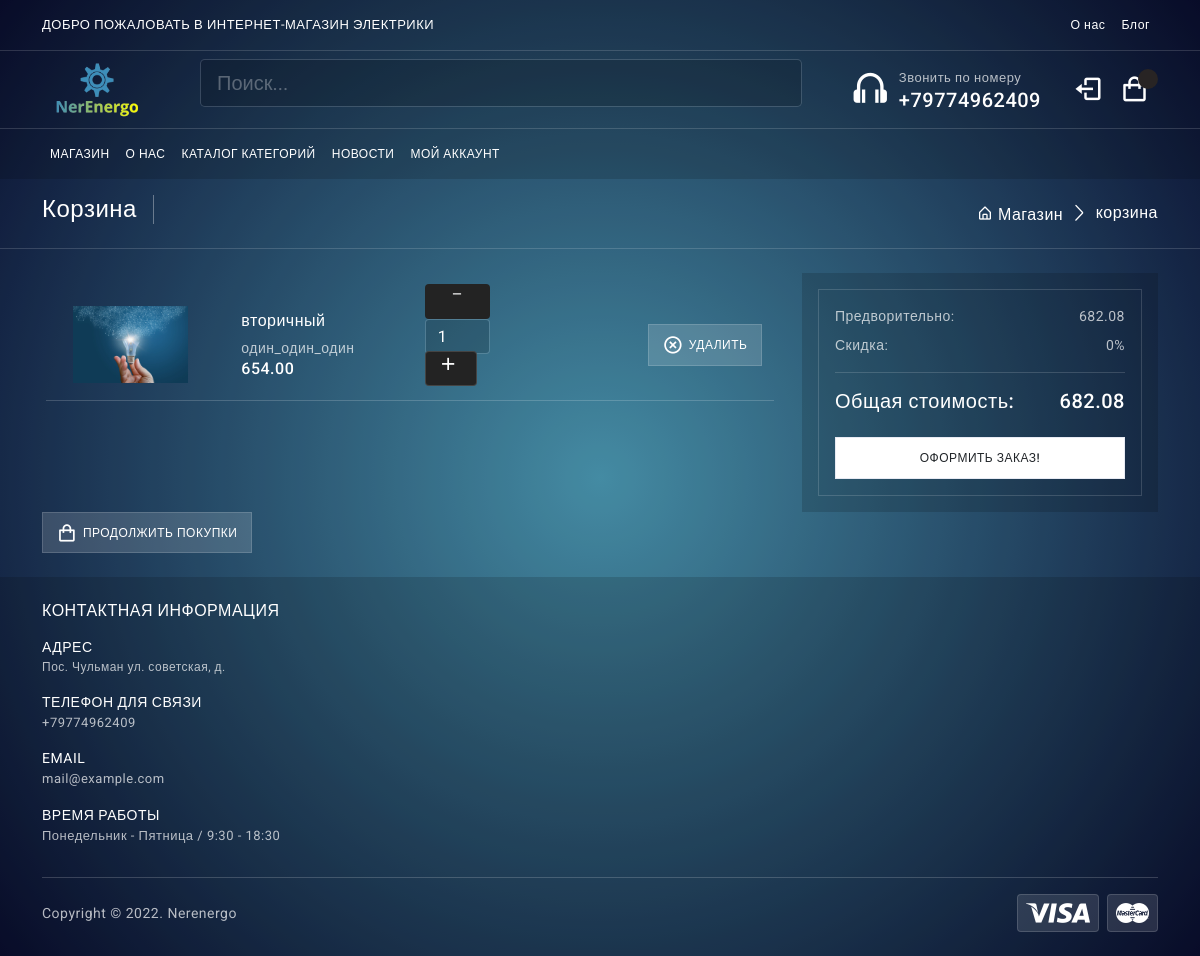
The app's page /cart/ (signed in), older data.
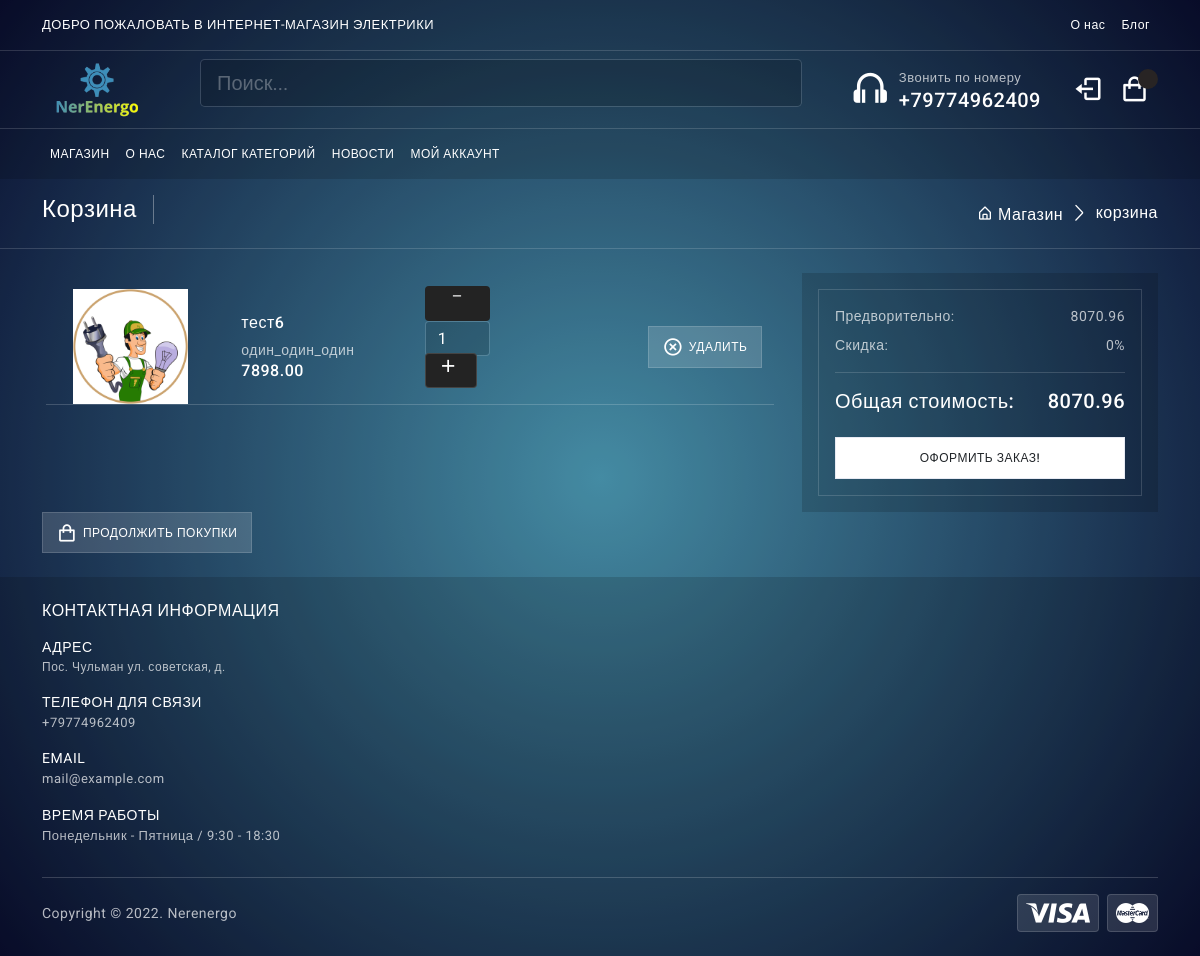
The same page, newer data.
### accounts/models.py (models this page shows, shortened)
class Account(AbstractBaseUser):
    first_name = models.CharField(max_length=50)
    last_name = models.CharField(max_length=50)
    username = models.CharField(max_length=50, unique=True)
    email = models.EmailField(max_length=100, unique=True)
    Phone_number = models.CharField(max_length=50)
    is_admin = models.BooleanField(default=False)
    is_staff = models.BooleanField(default=False)
    is_active = models.BooleanField(default=False)
    is_superadmin = models.BooleanField(default=False)
    date_joined_for_format = models.DateTimeField(auto_now_add=True)
    last_login_for_format  = models.DateTimeField(auto_now_add=True)
    USERNAME_FIELD = 'email'
    REQUIRED_FIELDS = ['username', 'first_name', 'last_name']
    objects = AccountManger()

### cart/models.py (models this page shows, shortened)
class CartItem(models.Model):
    user = models.ForeignKey(Account, on_delete=models.CASCADE, null=True )
    product = models.ForeignKey(Product, on_delete=models.CASCADE)
    variation = models.ManyToManyField(Variation, blank=True)
    cart = models.ForeignKey(Cart, on_delete=models.CASCADE, null=True)
    quantity = models.IntegerField()
    is_active = models.BooleanField(default=True)

### mainapp/models.py (models this page shows, shortened)
class Product(models.Model):
	category = models.ForeignKey(Category, verbose_name='Категория', on_delete=models.CASCADE)
	title = models.CharField(max_length=255, verbose_name="наименование")
	identifications = models.PositiveIntegerField(default=1, verbose_name='индификатор', blank=True)
	slug = models.SlugField(unique=True)
	image = models.ImageField(verbose_name='Изображение')
	description = models.TextField(verbose_name='описание', null=True)
	price = models.DecimalField(max_digits=9, decimal_places=2, verbose_name='Цена')
	count_view = models.PositiveIntegerField(default=0, verbose_name='Количество')
	characteristiks = models.TextField(verbose_name='описание', null=True)
	date_created = models.DateTimeField(auto_now_add = True)
	property1 = models.CharField(max_length=255, verbose_name="свойство_№1", blank=True)
	property2 = models.CharField(max_length=255, verbose_name="свойство_№2", blank=True)
	property3 = models.CharField(max_length=255, verbose_name="свойство_№3", blank=True)
	property4 = models.CharField(max_length=255, verbose_name="свойство_№4", blank=True)
	property5 = models.CharField(max_length=255, verbose_name="свойство_№5", blank=True)
	property6 = models.CharField(max_length=255, verbose_name="свойство_№6", blank=True)
	property7 = models.CharField(max_length=255, verbose_name="свойство_№7", blank=True)
	property8 = models.CharField(max_length=255, verbose_name="свойство_№8", blank=True)
	property9 = models.CharField(max_length=255, verbose_name="свойство_№9", blank=True)
	property10 = models.CharField(max_length=255, verbose_name="свойство_№10", blank=True)
	class Meta:
		verbose_name = 'Продукт'
		verbose_name_plural = 'Продукты'

class Category(MPTTModel):
	name = models.CharField(max_length=255, verbose_name="имя категории")
	slug = models.SlugField(unique=True)
	parent = TreeForeignKey('self', on_delete=models.CASCADE, null=True, blank=True, related_name='children')
	class MPTTMeta:
		order_insertion_by = ['name']
	def __str__(self):
		return self.name
	class Meta:
		verbose_name = 'Категорию'
		verbose_name_plural = 'категории'

### cart/views.py (the view)
# urls.py: path('', views.cart, name='cart'),
def cart(request, total_price=0, quantity=0, cart_items=None):
    grand_total = 0
    tax = 0
    try:
        if request.user.is_authenticated:
            cart_items = CartItem.objects.filter(user=request.user, is_active=True)
        else:
            cart = Cart.objects.get(cart_id=_cart_id(request))
            cart_items = CartItem.objects.filter(cart=cart, is_active=True)
        for cart_item in cart_items:
            total_price += (cart_item.product.price * cart_item.quantity)
            quantity += cart_item.quantity
    except ObjectDoesNotExist:
        pass
    tax = round(((2 * total_price)/100), 2)
    grand_total = total_price + tax
    handing = 15.00
    total = float(grand_total) + handing
    context = {
        'total' : total_price,
        'quantity': quantity,
        'cart_items':cart_items,
        'order_total':total,
        'vat' : tax,
        'handing':handing,
    }
    return render(request, 'mainapp/cart.html', context)

### mainapp/templates/mainapp/cart.html (shortened to what this page needs)
{% extends 'mainapp/index.html' %}
{% block content %}
 {% if not cart_items %}
 		<section class="py-3 border-bottom d-none d-md-flex">
			<div class="container">
				<div class="page-breadcrumb d-flex align-items-center">
					<h3 class="breadcrumb-title pe-3">Корзина</h3>
					<div class="ms-auto">
						<nav aria-label="breadcrumb">
							<ol class="breadcrumb mb-0 p-0">
								<li class="breadcrumb-item"><a href="{% url 'mainapp:index.html' %}"><i class="bx bx-home-alt"></i> Магазин</a>
								</li>
								<li class="breadcrumb-item active" aria-current="page">корзина</li>
							</ol>
						</nav>
					</div>
				</div>
			</div>
		</section>
		<div style="font-size:18px; margin-bottom:300px;margin-top:30px" class="container alert alert-info text-center" role="alert">
		<b>Ваша корзина пуста,&nbsp;&nbsp; <a href="{% url 'mainapp:index.html' %}" style="color:#21094e;text-decoration: underline;">Вернуться к покупкам<a></b>
		</div>
{% else %}
				<section class="py-3 border-bottom d-none d-md-flex">
					<div class="container">
						<div class="page-breadcrumb d-flex align-items-center">
							<h3 class="breadcrumb-title pe-3">Корзина</h3>
							<div class="ms-auto">
								<nav aria-label="breadcrumb">
									<ol class="breadcrumb mb-0 p-0">
										<li class="breadcrumb-item"><a href="{% url 'mainapp:index.html' %}"><i class="bx bx-home-alt"></i> Магазин</a>
										</li>
										<li class="breadcrumb-item active" aria-current="page">корзина</li>
									</ol>
								</nav>
							</div>
						</div>
					</div>
				</section>
				<section class="py-4">
					<div class="container">
						<div class="shop-cart">
							<div class="row">
								<div class="col-12 col-xl-8">
									<div class="shop-cart-list mb-3 p-3">
										{% for cart_item in cart_items %}
										<div class="row align-items-center g-6">
											<div class="col-3 col-lg-9">
												<div class="d-lg-flex align-items-center gap-2">
													<div class="col cart-img text-center text-lg-start">
														<a href="{{ product.get_absolute_url }}">
														<img style="width:130px; padding-left: 15px" src="{{cart_item.product.image.url}}"alt=""></a>
													</div>
													<div class="col cart-detail text-center text-lg-start" style="padding-left: 20px; padding-right: 20px; position: center;">
														<h6 class="mb-2">{{ cart_item.product.title }}</h6>
														<span class="mb-0">{{cart_item.product.category}}</span>
														<h6 class="mb-0">{{cart_item.product.price}}</h6>
													</div>
													<div class="col plus-minus">
														<form style="" action="{% url 'cart:add_cart' cart_item.product.id %}" method="POST">
															<a href="{% url 'cart:remove_cart' cart_item.product.id cart_item.id %}" ><i style="text-align: center; background:#232323;color:#fff;height:35px;margin-top:-5px;width:65px; border-radius: 4px;" class="bx bx-minus "></i></a>
															<input style=" height:35px; width: 65px;" class="form-control" value="{{cart_item.quantity}}">
															<button style="background:#232323;color:#fff; height:35px; margin-top:-3px " class="btn btn-light" type="submit" id="button-minus"> <i class="bx bx-plus"></i> </button>
														</form>
													</div>
												</div>
											</div>
											<div class="col-12 col-lg-3">
												<div class="text-center">
													<div class="d-flex gap-2 justify-content-center justify-content-lg-end"> <a href="{% url 'cart:remove_cart_item' cart_item.product.id cart_item.id %}" class="btn btn-light rounded-0 btn-ecomm"><i class='bx bx-x-circle'></i>Удалить</a>
													</div>
												</div>
											</div>
											<hr>
										</div>
										{% endfor %}
									</div>
								</div>
								<div class="col-12 col-xl-4">
											<div class="checkout-form p-3 bg-dark-1">
												<div class="card rounded-0 border bg-transparent mb-0 shadow-none">
													<div class="card-body">
														<p class="mb-2">Предворительно: <span class="float-end">{{order_total}}</span>
														<p class="mb-0">Скидка: <span class="float-end">0%</span>
														</p>
														<div class="my-3 border-top"></div>
														<h5 class="mb-0">Общая стоимость: <span class="float-end">{{order_total}}</span></h5>
														<div class="d-grid"> <a href="javascript:;" class="btn btn-white btn-ecomm">Оформить заказ!</a>
														</div>
													</div>
												</div>
											</div>
										</div>
							</div>
							<div class="d-lg-flex align-items-center gap-2">	<a href="{% url 'mainapp:index.html' %}" class="btn btn-light btn-ecomm"><i class='bx bx-shopping-bag'></i> Продолжить покупки</a>
							</div>
						</div>
					</div>
				</section>
{% endif %}
{% endblock content %}

### mainapp/templates/mainapp/index.html (shortened to what this page needs)
{% load static %}
<!DOCTYPE html>
<html lang="en">
<head>
	<link href="{% static 'mainapp/plugins/OwlCarousel/css/owl.carousel.min.css' %}" rel="stylesheet" />
	<link href="{% static 'mainapp/plugins/simplebar/css/simplebar.css' %}" rel="stylesheet" />
	<link href="{% static 'mainapp/plugins/perfect-scrollbar/css/perfect-scrollbar.css' %}" rel="stylesheet" />
	<link href="{% static 'mainapp/plugins/metismenu/css/metisMenu.min.css' %}" rel="stylesheet" />
	<link href="{% static 'mainapp/plugins/nouislider/nouislider.min.css' %}" rel="stylesheet" />
	<link href="{% static 'mainapp/css/pace.min.css' %}" rel="stylesheet" />
	<link href="{% static 'mainapp/css/bootstrap.min.css' %}" rel="stylesheet">
	<link href="{% static 'mainapp/css/app.css' %}" rel="stylesheet">
	<link href="{% static 'mainapp/css/icons.css' %}" rel="stylesheet">
</head>
<body class="bg-theme9">	<b class="screen-overlay"></b>
	<div class="wrapper">
		<div class="header-wrapper bg-dark-1">
			<div class="header-wrapper bg-dark-1">
			<div class="top-menu border-bottom">
				<div class="container">
					<nav class="navbar navbar-expand">
						<div class="shiping-title text-uppercase font-13 text-white d-none d-sm-flex">Добро пожаловать в интернет-магазин электрики</div>
						<ul class="navbar-nav ms-auto d-none d-lg-flex">
							<li class="nav-item"> <a class="nav-link" href="{% url 'mainapp:contact' %}">О нас</a>
							</li>
							<li class="nav-item"> <a class="nav-link" href="{% url 'mainapp:blog' %}">Блог</a>
							</li>
						</ul>
					</nav>
				</div>
			</div>
			<div class="header-content pb-3 pb-md-0">
				<div class="container">
					<div class="row align-items-center">
						<div class="col col-md-auto">
							<div class="d-flex align-items-center">
								<div class="logo d-none d-lg-flex">
									<a href="{% url 'mainapp:index.html' %}">
										<img src="/media/logo-ner.png" class="logo-icon" alt="" />
									</a>
								</div>
							</div>
						</div>
						<div class="col-12 col-md order-4 order-md-2">
							<div class="input-group flex-nowrap px-xl-4">
								<form action="{% url 'mainapp:search' %}" method="get" class="w-100 rounded-0">
									<input type="text" name = 'q' class="form-control form-control-lg" placeholder="Поиск...">
								</form>
							</div>
						</div>
						<div class="col col-md-auto order-3 d-none d-xl-flex align-items-center">
							<div class="fs-1 text-white"><i class='bx bx-headphone'></i>
							</div>
							<div class="ms-2">
								<p class="mb-0 font-13">Звонить по номеру</p>
								<h5 class="mb-0">+79774962409</h5>
							</div>
						</div>
						<div class="col col-md-auto order-2 order-md-4">
							<div class="top-cart-icons">
								<nav class="navbar navbar-expand">
									<ul class="navbar-nav ms-auto">
										<li class="nav-item">
											<a href="{% if user.is_authenticated %} {% url 'accounts:logout' %} {% else %} {% url 'accounts:sing_in' %} {% endif %}" class="nav-link cart-link"><i class='{% if user.is_authenticated %} bx bx-log-out {% else %} bx bx-user {% endif %}'></i>
											</a>
										</li>
										<li class="nav-item dropdown dropdown-large">
											<a href="#" class="nav-link dropdown-toggle dropdown-toggle-nocaret position-relative cart-link" data-bs-toggle="dropdown"> <span class="alert-count">{{quantityyy}}</span>
												<i class='bx bx-shopping-bag'></i>
											</a>
										</li>
									</ul>
								</nav>
							</div>
						</div>
					</div>
				</div>
			</div>
			<div class="primary-menu border-top">
				<div class="container">
					<nav id="navbar_main" class="mobile-offcanvas navbar navbar-expand-lg">
						<ul class="navbar-nav">
							<li class="nav-item active"> <a class="nav-link" href="{% url 'mainapp:index.html' %}">Магазин</a>
							</li>
							<li class="nav-item"> <a class="nav-link" href="{% url 'mainapp:contact' %}">О нас</a>
							</li>
							<li class="nav-item"> <a class="nav-link" href="{% url 'mainapp:all_category' %}">Каталог категорий</a>
							</li>
							<li class="nav-item"> <a class="nav-link" href="{% url 'mainapp:blog' %}">Новости</a>
							</li>
							<li class="nav-item"> <a class="nav-link" href="{% url 'accounts:dashboard' %}">Мой аккаунт</a>
							</li>
						</ul>
					</nav>
				</div>
			</div>
		</div>
		{% block content %}{% endblock content %}
		<footer >
			<section class="py-4 bg-dark-1" >
				<div class="container">
					<div class="row row-cols-1 row-cols-lg-2 row-cols-xl-4">
						<div class="col">
							<div class="footer-section1 mb-3">
								<h6 class="mb-3 text-uppercase">Контактная информация</h6>
								<div class="address mb-3">
									<p class="mb-0 text-uppercase text-white">Адрес</p>
									<p class="mb-0 font-12">Пос. Чульман ул. советская, д.</p>
								</div>
								<div class="phone mb-3">
									<p class="mb-0 text-uppercase text-white">Телефон для связи</p>
									<p class="mb-0 font-13">+79774962409</p>
								</div>
								<div class="email mb-3">
									<p class="mb-0 text-uppercase text-white">Email</p>
									<p class="mb-0 font-13">mail@example.com</p>
								</div>
								<div class="working-days mb-3">
									<p class="mb-0 text-uppercase text-white">Время работы</p>
									<p class="mb-0 font-13">Понедельник - Пятница / 9:30 - 18:30</p>
								</div>
							</div>
						</div>
					</div>
					<hr/>
					<div class="row row-cols-1 row-cols-md-2 align-items-center">
						<div class="col">
							<p class="mb-0">Copyright © 2022. Nerenergo</p>
						</div>
						<div class="col text-end">
							<div class="payment-icon">
								<div class="row row-cols-auto g-2 justify-content-end">
									<div class="col">
										<img src="/media/icons/visa.png" alt="" />
									</div>
									<div class="col">
										<img src="/media/icons/mastercard.png" alt="" />
									</div>
								</div>
							</div>
						</div>
					</div>
				</div>
			</section>
		</footer>
	</div>
</body>
</html>

Row changes from the older to the newer data that the page shows:
removed CartItem: product.image (picture), product "вторичный", product.category "один_один_один", product.price "654.00", quantity "1"
added CartItem: product.image (picture), product "тест6", product.category "один_один_один", product.price "7898.00", quantity "1"
Text that changed along with them:
{{ order_total }}: "682.08" → "8070.96"
